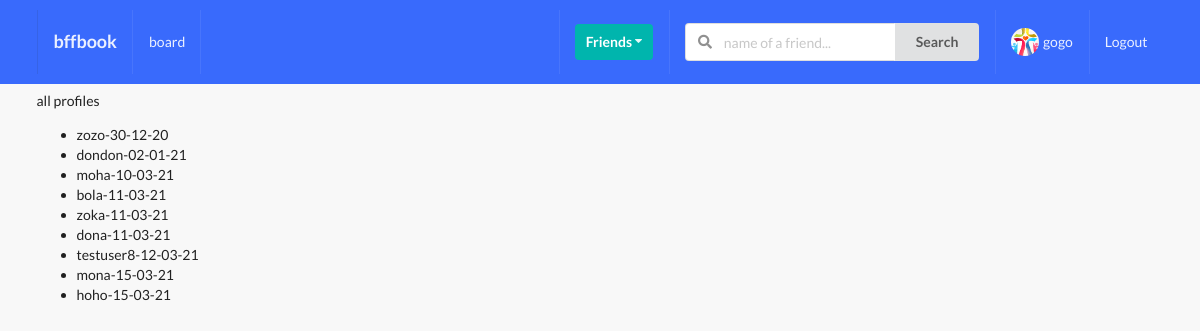
The app's page /profiles/all_profiles/ (signed in) with its own data.
### profiles/models.py (models this page shows, shortened)
class Profile(models.Model):
    first_name = models.CharField(max_length=200, blank=True, null=True)
    last_name = models.CharField(max_length=200, blank=True, null=True)
    user = models.OneToOneField(User, on_delete=models.CASCADE)
    bio = models.TextField(max_length=300, default="no bio.......")
    email = models.EmailField(max_length=200, blank=True, null=True)
    country = models.CharField(max_length=200, blank=True, null=True)
    avatar = models.ImageField(default='avatar.jpg', upload_to='avatars/')
    friends = models.ManyToManyField(User, blank=True, related_name='friends')
    slug = models.SlugField(unique=True, blank=True, null=True)
    updated = models.DateTimeField(auto_now=True)
    created = models.DateTimeField(auto_now_add=True)
    objects = ProfileManager()
    def __str__(self):
        return f"{self.user.username}-{self.created.strftime('%d-%m-%y')}"

### profiles/views.py (the view)
# urls.py: path('all_profiles/',all_profiles,name='all_profiles'),
def all_profiles(request):
    user = request.user
    qs = Profile.objects.get_all_profiles(user)
    return render(request, 'profiles/all_profiles.html', {'qs': qs})

### profiles/context_processors.py (called while the page is built)
def ava_context(request):
    if request.user.is_authenticated:
        prof_instance=Profile.objects.get(user=request.user)
        prof_avatar=prof_instance.avatar
        return{'avatar_pic':prof_avatar}
    return {}

def invitation_recieved_count(request):
    if request.user.is_authenticated:
        prof_instance = Profile.objects.get(user=request.user)
        rel_invitation_recieved=Relationship.objects.invitation_recieved(prof_instance).count()
        return {'invitations_no':rel_invitation_recieved}
    else:
        return {}

### profiles/models.py (called while the page is built)
    def get_all_profiles(self, me):
        profiles = Profile.objects.all().exclude(user=me)
        return profiles

    def invitation_recieved(self, reciever):
        qs = Relationship.objects.filter(reciever=reciever, status='send')
        return qs

### profiles/templates/profiles/all_profiles.html
{% extends 'base.html' %}
{% load static %}
{% block content %}
all profiles
<ul>
    {% for item in qs %}
    <li>{{ item }}</li>
    {% endfor %}
</ul>
{% endblock content %}

### templates/main/navbar.html (shortened to what this page needs)
{% url 'home' as path_to_home %}
{%  url 'posts:main_post_view' as path_to_posts %}
{% url 'profiles:myprofile' as path_to_my_profile %}
<div class="ui inverted menu nav mb-7">
  <div class="ui container">
    <a href="{{path_to_home}}" class="{% if request.path == path_to_home %}active{% endif %} item">
        <h3>bffbook</h3>
    </a>
    {% if request.user.is_authenticated %}
    <a href="{{path_to_posts}}" class="{% if request.path == path_to_posts %}active{% endif %} item">
        board
    </a>
    {% endif %}
    <div class="right menu">
        {% if request.user.is_authenticated %}
        <div class="item">
            <div class="ui floating dropdown icon button teal"> Friends
                <i class="dropdown icon"></i>
             </div>
        </div>
             <div class="item">
              <form action="" method="GET">
                <div class="ui action left icon input">
                <input class="prompt" type="text" name='q' placeholder="name of a friend...">
                <button type='submit' class="ui button">Search</button>
                </div>
            </form>
            </div>
            <a href="{{path_to_my_profile}}" class="{% if request.path == path_to_my_profile %} active {% endif %}item">
                 <img class="ui avatar image" src="{{avatar_pic.url}}">
                 {{ request.user }}
            </a>
            <a href="{% url 'account_logout' %}" class="ui item">
                Logout
            </a>
        {% else %}
        <a href="{% url 'account_login' %}" class="ui item">
                Login
            </a>
        {% endif %}
    </div>
  </div>
</div>

### project/static_project/style.css (style rules this page uses)
body { background: #F8F8F8 !important; }
.nav { border-radius: 0px !important; padding: 10px 0 10px 0 !important; background-color: #396afc !important; }
.mb-7 { margin-bottom: 7px !important; }

### records on screen
Profile: user+created "zozo-30-12-20"
Profile: user+created "dondon-02-01-21"
Profile: user+created "moha-10-03-21"
Profile: user+created "bola-11-03-21"
Profile: user+created "zoka-11-03-21"
Profile: user+created "dona-11-03-21"
Profile: user+created "testuser8-12-03-21"
Profile: user+created "mona-15-03-21"
Profile: user+created "hoho-15-03-21"

### other values on screen
{{ request.user }} "gogo"
